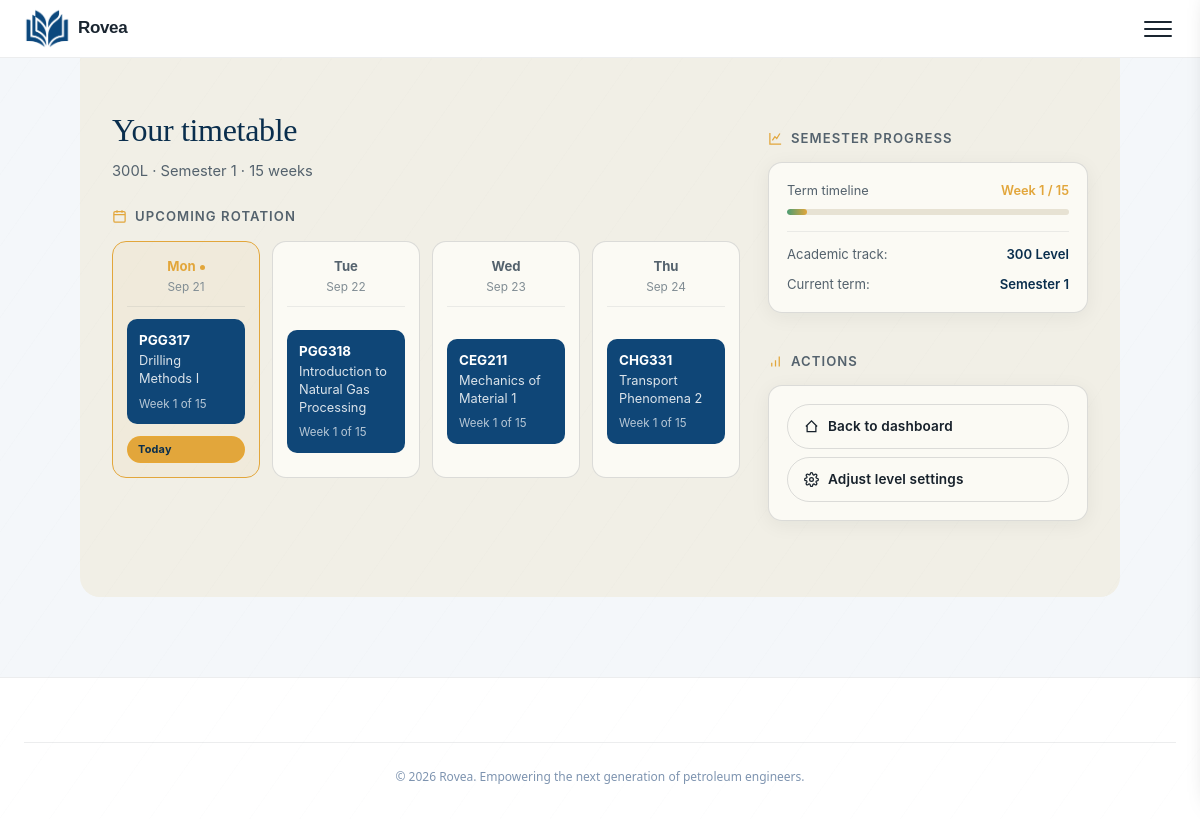
The app's page /timetable/ (signed in), older data.
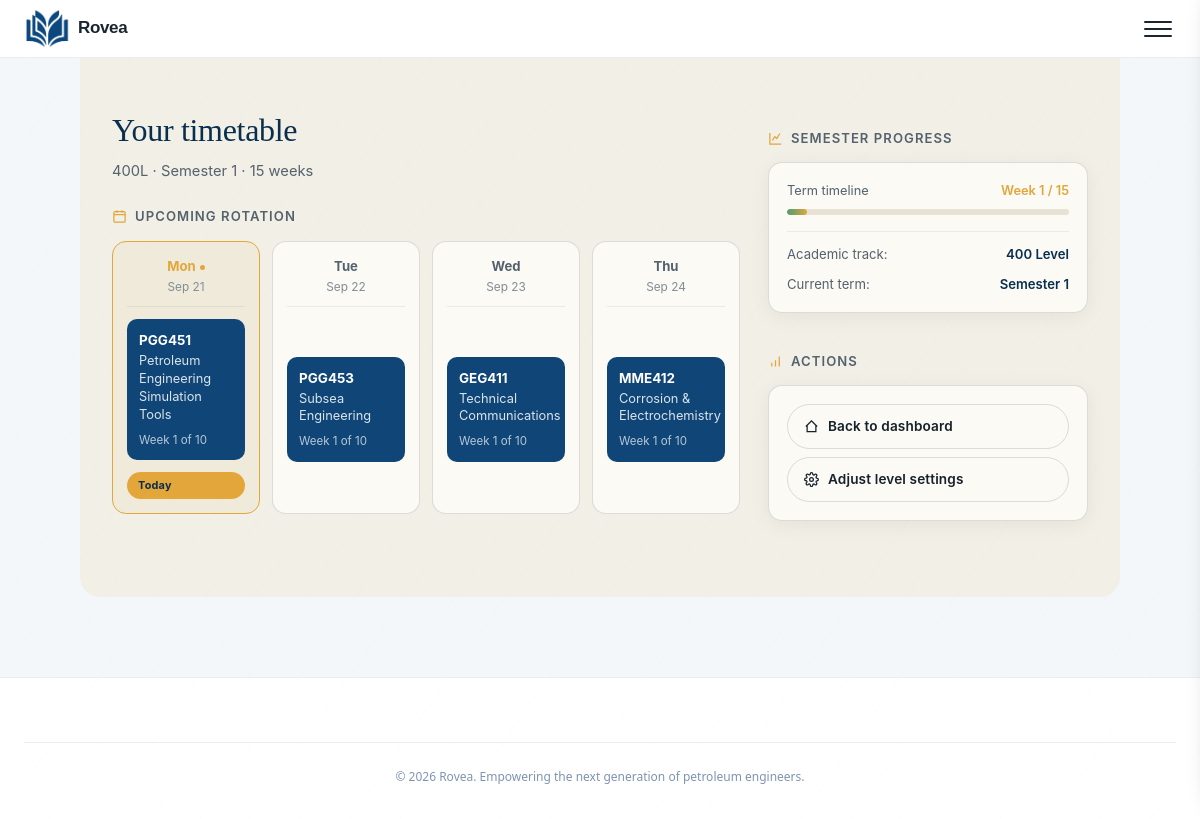
The same page, newer data.
### core/models.py (models this page shows, shortened)
class StudentProfile(models.Model):
    user = models.OneToOneField(User, on_delete=models.CASCADE, related_name="profile")
    matric_number = models.CharField(max_length=20, blank=True)
    school = models.CharField(max_length=50, choices=SCHOOL_CHOICES, default="unilag")
    department = models.CharField(max_length=50, choices=DEPARTMENT_CHOICES, default="petroleum")
    level = models.CharField(max_length=3, choices=LEVEL_CHOICES)
    semester = models.CharField(max_length=1, choices=SEMESTER_CHOICES)
    is_staff_member = models.BooleanField(default=False)
    elective_courses = models.ManyToManyField(
        'CourseDefinition',
        blank=True,
        related_name="enrolled_students",
        limit_choices_to={"is_elective": True}
    )
    xp = models.IntegerField(default=0)
    streak = models.IntegerField(default=0)
    last_session_date = models.DateField(null=True, blank=True)
    created_at = models.DateTimeField(auto_now_add=True)
    queue_position = models.IntegerField(default=0)
    queue_date = models.DateField(null=True, blank=True)

class TimetableEntry(models.Model):
    DAYS = [("Mon", "Monday"), ("Tue", "Tuesday"), ("Wed", "Wednesday"), ("Thu", "Thursday"), ("Fri", "Friday")]
    student = models.ForeignKey(StudentProfile, on_delete=models.CASCADE, related_name="timetable")
    course_code = models.CharField(max_length=10)
    course_title = models.CharField(max_length=100)
    day = models.CharField(max_length=3, choices=DAYS)
    time = models.CharField(max_length=10, default="09:00")
    week_number = models.IntegerField(default=1)
    total_weeks = models.IntegerField(default=10)
    is_completed = models.BooleanField(default=False)
    is_missed = models.BooleanField(default=False)
    rescheduled_to = models.DateField(null=True, blank=True)
    class Meta:
        ordering = ["day", "time"]

### core/views.py (the view)
# urls.py: path("timetable/", views.timetable_view, name="timetable"),
@login_required
def timetable_view(request):
    if not hasattr(request.user, "profile"):
        return redirect("onboarding")
    profile = request.user.profile
    timetable = profile.timetable.all()
    schedule_preview = _generate_course_schedule_preview(profile, num_days=14)
    return render(request, "core/timetable.html", {
        "timetable": timetable,
        "profile": profile,
        "schedule_preview": schedule_preview,
        "today": date.today(),
    })

### core/views.py (called while the page is built)
def _generate_course_schedule_preview(profile, num_days=14):
    courses = list(profile.timetable.order_by("course_code"))
    if not courses:
        return []
    today = date.today()
    schedule = []
    for i in range(num_days):
        d = today + timedelta(days=i)
        idx = _teaching_day_index(d)
        if idx is None:
            schedule.append({"date": d, "course": None, "is_rest": True})
        else:
            schedule.append({"date": d, "course": courses[idx % len(courses)], "is_rest": False})
    return schedule

def _teaching_day_index(target_date):
    if target_date.weekday() == 6:
        return None
    delta_days = (target_date - TIMETABLE_EPOCH).days
    full_weeks, remainder = divmod(delta_days, 7)
    return full_weeks * 6 + remainder

### templates/core/timetable.html (shortened to what this page needs)
{% extends "core/base.html" %}
{% block content %}
<div class="page-container dashboard-grid-container" id="timetableRoot" data-theme="dark">
  <div class="dashboard-main-col">
    <div class="greeting-section">
      <h2>Your timetable</h2>
      <p class="greeting-sub">{{ profile.level }}L · Semester {{ profile.semester }} · 15 weeks</p>
    </div>
    <p class="section-label">
      <svg class="ic" viewBox="0 0 24 24" fill="none" stroke="currentColor" stroke-width="2"><rect x="3" y="4" width="18" height="17" rx="2"/><path d="M3 9h18M8 2v4M16 2v4"/></svg>
      Upcoming rotation
    </p>
    <div class="day-strip">
      {% for day in schedule_preview %}
        <div class="day-col {% if day.date == today %}is-today{% endif %}" style="animation-delay: {{ forloop.counter0|floatformat:0 }}0ms;">
          <div class="day-col-head">
            <div class="day-name">
              {{ day.date|date:"D" }}{% if day.date == today %}<span class="today-dot"></span>{% endif %}
            </div>
            <div class="day-date">{{ day.date|date:"M j" }}</div>
          </div>
          <div class="day-block">
            {% if day.is_rest %}
              <div class="rest-block">Rest day — free, or practice in the Simulator</div>
            {% else %}
              <div class="course-block">
                <div class="cb-code">{{ day.course.course_code }}</div>
                <div class="cb-title">{{ day.course.course_title }}</div>
                <div class="cb-week">Week {{ day.course.week_number }} of {{ day.course.total_weeks }}</div>
              </div>
            {% endif %}
          </div>
          {% if day.date == today %}<span class="badge badge-amber">Today</span>{% endif %}
        </div>
      {% endfor %}
    </div>
  </div>
  <div class="dashboard-side-col">
    <p class="section-label">
      <svg class="ic" viewBox="0 0 24 24" fill="none" stroke="currentColor" stroke-width="2"><path d="M3 3v18h18M7 15l4-6 3 3 5-8"/></svg>
      Semester progress
    </p>
    <div class="side-widget-card">
      <div class="progress-row"><span>Term timeline</span><span>Week 1 / 15</span></div>
      <div class="prog-bar"><div class="prog-fill" style="width: 7.1%;"></div></div>
      <div class="meta-list">
        <div class="meta-row"><span>Academic track:</span><strong>{{ profile.level }} Level</strong></div>
        <div class="meta-row"><span>Current term:</span><strong>Semester {{ profile.semester }}</strong></div>
      </div>
    </div>
    <p class="section-label">
      <svg class="ic" viewBox="0 0 24 24" fill="none" stroke="currentColor" stroke-width="2"><path d="M12 20V10M18 20V4M6 20v-6"/></svg>
      Actions
    </p>
    <div class="side-widget-card" style="display:flex;flex-direction:column;gap:8px;">
      <a href="{% url 'dashboard' %}" class="btn btn-full">
        <svg class="ic" viewBox="0 0 24 24" fill="none" stroke="currentColor" stroke-width="2"><path d="m3 12 9-9 9 9M5 10v10h14V10"/></svg>
        Back to dashboard
      </a>
      <a href="{% url 'profile_edit' %}" class="btn btn-full">
        Adjust level settings
      </a>
    </div>
  </div>
</div>
{% endblock %}

Row changes from the older to the newer data that the page shows:
removed TimetableEntry: date "Mon", date "Sep 21", course.course_code "PGG317", course.course_title "Drilling Methods I", course.week_number "1", course.total_weeks "15", shows "Today"
removed TimetableEntry: date "Tue", date "Sep 22", course.course_code "PGG318", course.course_title "Introduction to Natural Gas Processing", course.week_number "1", course.total_weeks "15"
removed TimetableEntry: date "Wed", date "Sep 23", course.course_code "CEG211", course.course_title "Mechanics of Material 1", course.week_number "1", course.total_weeks "15"
removed TimetableEntry: date "Thu", date "Sep 24", course.course_code "CHG331", course.course_title "Transport Phenomena 2", course.week_number "1", course.total_weeks "15"
changed StudentProfile: level "300" → "400"
added TimetableEntry: date "Mon", date "Sep 21", course.course_code "PGG451", course.course_title "Petroleum Engineering Simulation Tools", course.week_number "1", course.total_weeks "10", shows "Today"
added TimetableEntry: date "Tue", date "Sep 22", course.course_code "PGG453", course.course_title "Subsea Engineering", course.week_number "1", course.total_weeks "10"
added TimetableEntry: date "Wed", date "Sep 23", course.course_code "GEG411", course.course_title "Technical Communications", course.week_number "1", course.total_weeks "10"
added TimetableEntry: date "Thu", date "Sep 24", course.course_code "MME412", course.course_title "Corrosion & Electrochemistry", course.week_number "1", course.total_weeks "10"
